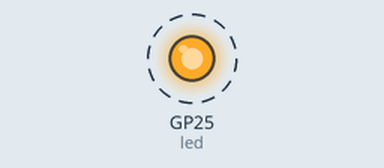
Recording of a program running on a simulated Raspberry Pi Pico running MicroPython. On the bench: output pins drawn as LEDs (lit = HIGH). Dashed ring = blinking. What the program prints to the serial console is not drawn.

Above: at 0.5 s.
Timing chart, 0 to 4.6 s (numbered marks = the images above):
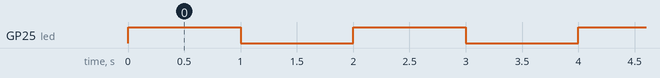

The program:

blink.py
```python
from machine import Pin
from utime import sleep

led = Pin("LED", Pin.OUT)

print("LED starts flashing...")
led.off()
while True:
    try:
        led.toggle()
        sleep(1) # sleep 1sec
    except KeyboardInterrupt:
        break
led.off()
print("Finished.")
```

Measured:
- by itself, GP25 (led): alternates HIGH for 1.0 s and LOW for 1.0 s
